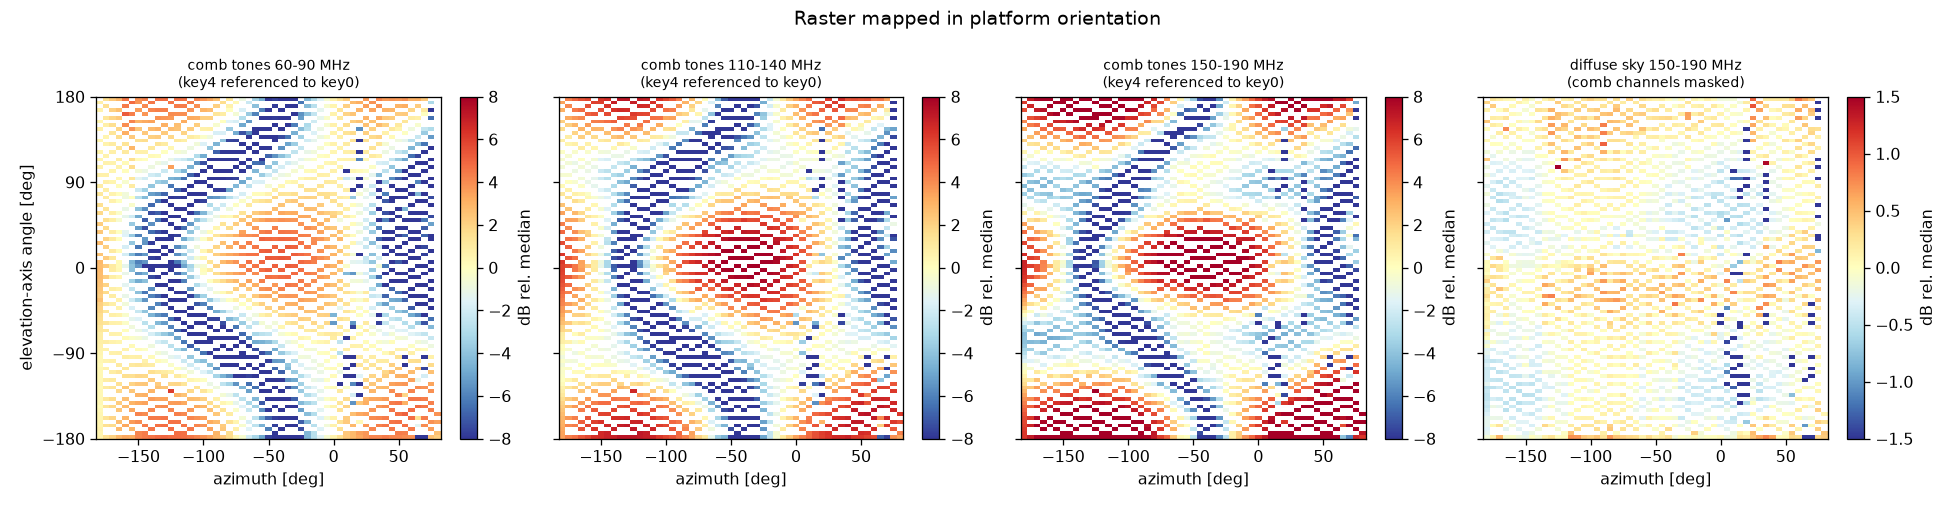

This figure's Python source:
"""Fig 06: the raster mapped in (az, el) -- referenced comb power = relative beam gain
toward the fixed transmitter, plus the same map for the diffuse-sky channels."""
import numpy as np, matplotlib; matplotlib.use("Agg")
import matplotlib.pyplot as plt
from importlib.machinery import SourceFileLoader
C=SourceFileLoader("C","00_common.py").load_module()
z=C.load(); d4,tm,el,az,fr,ch=z["d"],z["tm"],z["el"],z["az"],z["fr"],z["ch"]
S=np.load("tone_series.npz"); T4,T0,tf=S["T4"],S["T0"],S["freq"]
_,_,contam=C.comb_masks(ch)

AE=np.arange(-182.5,82.6,5.0); EE=np.arange(-180,181,4.0)
def grid(y):
    H=np.full((len(EE)-1,len(AE)-1),np.nan)
    ia=np.digitize(az,AE)-1; ie=np.digitize(el,EE)-1
    for i in range(len(EE)-1):
        for j in range(len(AE)-1):
            m=(ie==i)&(ia==j)&np.isfinite(y)
            if m.sum()>1: H[i,j]=np.nanmedian(y[m])
    return H

PANELS=[]
for lo,hi in [(60,90),(110,140),(150,190)]:
    sel=(tf>=lo)&(tf<=hi)
    r=C.db(np.nanmedian(T4[:,sel],axis=1))-C.db(np.nanmedian(T0[:,sel],axis=1))
    PANELS.append((f"comb tones {lo}-{hi} MHz\n(key4 referenced to key0)",grid(r-np.nanmedian(r)),8))
m=(fr>=150)&(fr<=190)&(~contam)
ysky=C.db(np.nanmedian(d4[:,m],axis=1)); ysky-=np.nanmedian(ysky)
PANELS.append(("diffuse sky 150-190 MHz\n(comb channels masked)",grid(ysky),1.5))

fig,axes=plt.subplots(1,4,figsize=(17,4.4),sharey=True)
for ax,(ttl,H,v) in zip(axes,PANELS):
    im=ax.pcolormesh(AE,EE,H,cmap="RdYlBu_r",vmin=-v,vmax=v)
    ax.set_title(ttl,fontsize=9); ax.set_xlabel("azimuth [deg]")
    fig.colorbar(im,ax=ax,label="dB rel. median",fraction=.046)
    print(f"{ttl.splitlines()[0]:38s} filled {np.isfinite(H).sum():4d}/{H.size}  "
          f"range(2-98pct) {np.nanpercentile(H,2):+6.2f} .. {np.nanpercentile(H,98):+6.2f} dB")
axes[0].set_ylabel("elevation-axis angle [deg]"); axes[0].set_yticks([-180,-90,0,90,180])
fig.suptitle("Raster mapped in platform orientation")
fig.tight_layout(); fig.savefig("06_beam_map.png",dpi=115)
print("saved 06_beam_map.png")
